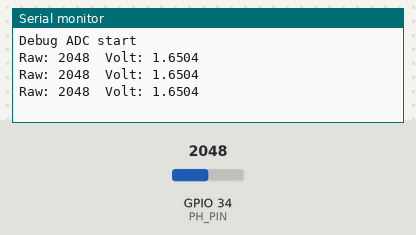
Simulated run of this sketch. Board: ESP32. Shown: the last lines printed to the serial monitor. The inputs (shaded band) are chosen by the test bench; at power-on: GPIO 34 (PH_PIN) = 2048 (analog values on the 0–4095 scale).

Above: at 1.3 s.
1.4 s: GPIO 34 (PH_PIN) set to 2866
At 1.9 s:
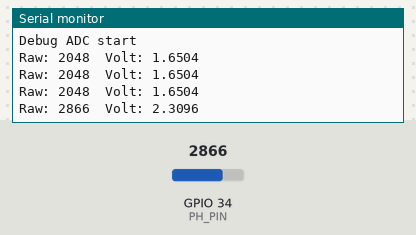
2.9 s: GPIO 34 (PH_PIN) set to 3603
At 3.4 s:
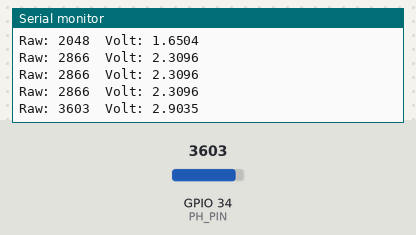
Timing chart, 0 to 5.9 s (numbered marks = the images above; inputs shaded):
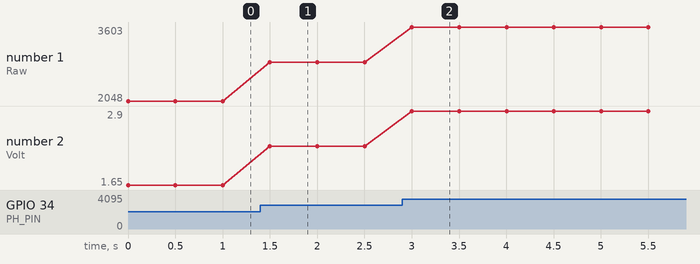

Measured:
- after the input at 1.4 s, the serial monitor: prints a new line after 0.10 s (image 1)
- after the input at 2.9 s, the serial monitor: prints a new line after 0.10 s (image 2)
- plotted number 1: 2048 → 2866 after the input at 1.4 s, 2866 → 3603 after the input at 2.9 s
- plotted number 2: 1.65 → 2.31 after the input at 1.4 s, 2.31 → 2.9 after the input at 2.9 s

The sketch:

TEST_PhSENSOR_A.ino
```cpp
#define PH_PIN 34
void setup() {
  Serial.begin(115200);
  analogReadResolution(12);
  analogSetPinAttenuation(PH_PIN, ADC_11db);
  Serial.println("Debug ADC start");
}
void loop() {
  int raw = analogRead(PH_PIN);
  float volt = raw * (3.3 / 4095.0);
  Serial.print("Raw: "); Serial.print(raw);
  Serial.print("  Volt: "); Serial.println(volt, 4);
  delay(500);
}
```
